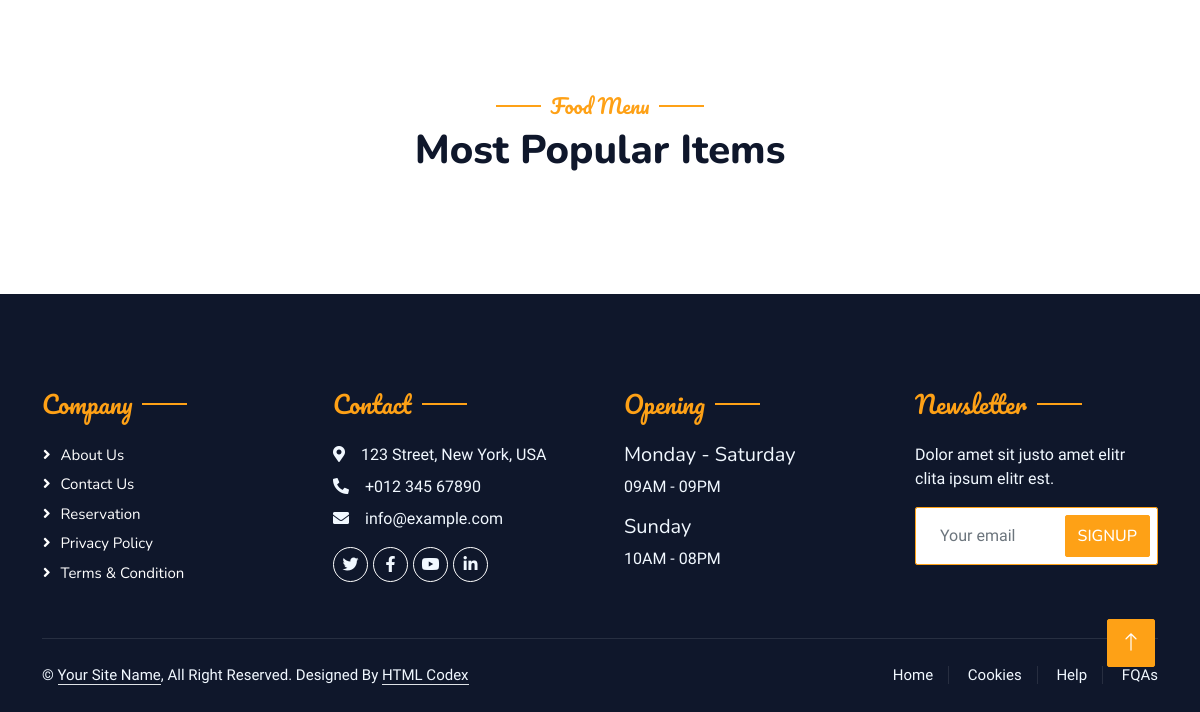
/menu/ (lower part), run on an earlier commit of the app's database.
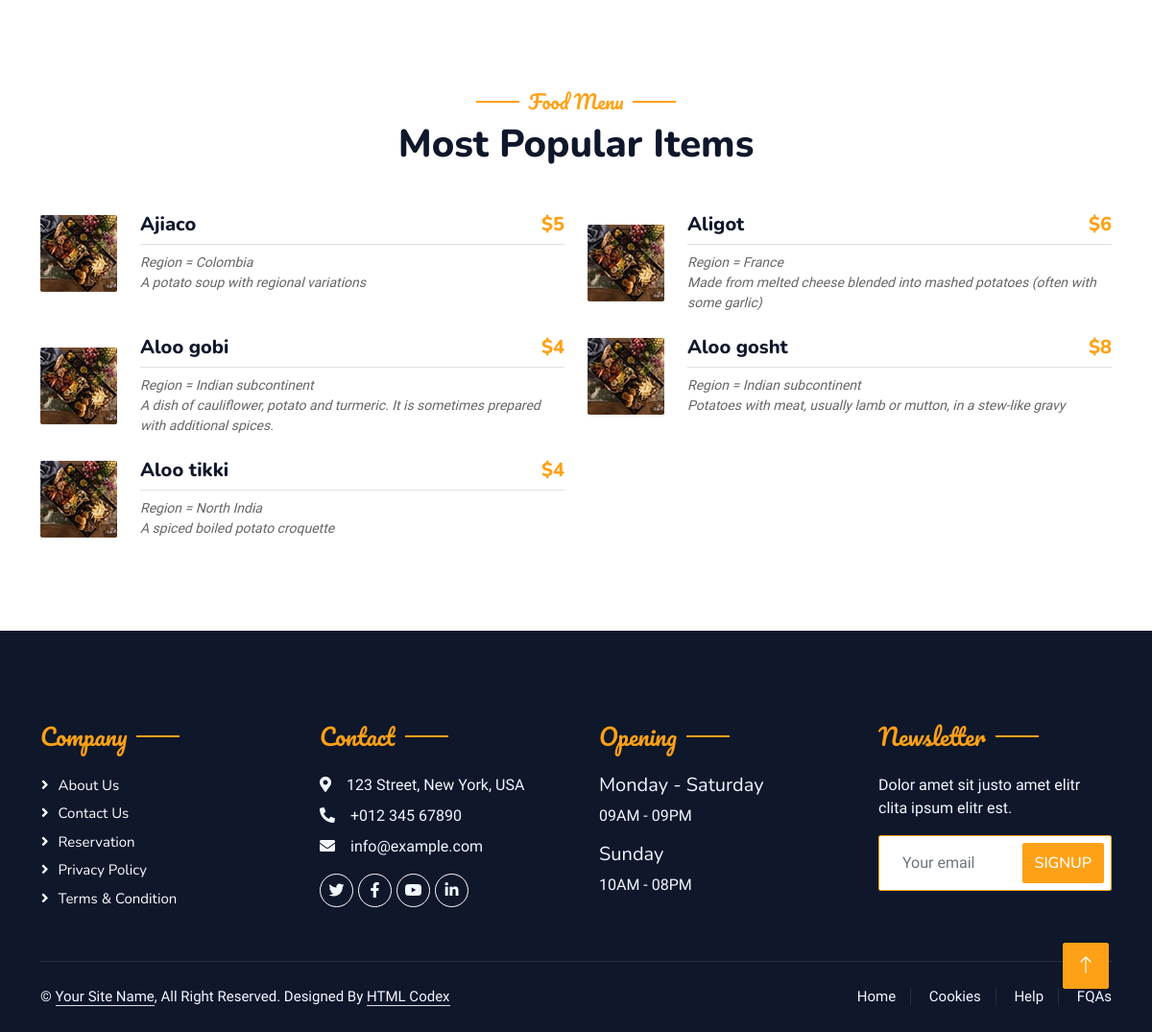
And on a later commit of the database.
### home/models.py (models this page shows, shortened)
class Items(models.Model):
    name = models.CharField(max_length=20)
    region = models.CharField(max_length=20, null=True)
    price = models.IntegerField()
    description = models.TextField(max_length=200)

### home/views.py (the view)
# urls.py: path("menu/", menu, name="menu"),
def menu(request):
    context = {
        "items": Items.objects.all()
    }
    return render(request, "menu.html", context)

### template/menu.html (shortened to what this page needs)
{% extends 'base.html' %}
{% block myblock %}
        <div class="container-xxl py-5">
            <div class="container">
                <div class="text-center wow fadeInUp" data-wow-delay="0.1s">
                    <h5 class="section-title ff-secondary text-center text-primary fw-normal">Food Menu</h5>
                    <h1 class="mb-5">Most Popular Items</h1>
                </div>
                <div class="tab-class text-center wow fadeInUp" data-wow-delay="0.1s">
                    <div class="tab-content">
                        <div id="tab-1" class="tab-pane fade show p-0 active">
                            <div class="row g-4">
                                {% for item in items %}
                                <div class="col-lg-6">
                                    <div class="d-flex align-items-center">
                                        <img class="flex-shrink-0 img-fluid rounded" src="img/menu-1.jpg" alt="" style="width: 80px;">
                                        <div class="w-100 d-flex flex-column text-start ps-4">
                                            <h5 class="d-flex justify-content-between border-bottom pb-2">
                                                <span>{{ item.name }}</span>
                                                <span class="text-primary">${{ item.price }}</span>
                                            </h5>
                                            <small class="fst-italic">Region = {{ item.region }}</small>
                                            <small class="fst-italic">{{ item.description }}</small>
                                        </div>
                                    </div>
                                </div>
                                {% endfor %}
                            </div>
                        </div>
                    </div>
                </div>
            </div>
        </div>
{% endblock %}

### template/base.html (shortened to what this page needs)
<!DOCTYPE html>
{% load static %}
<html lang="en">
<head>
    <link rel="stylesheet" href="https://cdn.jsdelivr.net/npm/bootstrap-icons@1.10.5/font/bootstrap-icons.css">
    <link href="https://cdnjs.cloudflare.com/ajax/libs/font-awesome/5.10.0/css/all.min.css" rel="stylesheet">
    <link href="lib/animate/animate.min.css" rel="stylesheet">
    <link href="{% static 'lib/owlcarousel/assets/owl.carousel.min.css' %}" rel="stylesheet">
    <link href="{% static 'lib/tempusdominus/css/tempusdominus-bootstrap-4.min.css' %}" rel="stylesheet" />
    <link href="{% static 'css/bootstrap.min.css' %}" rel="stylesheet">
    <link href="{% static 'css/style.css' %}" rel="stylesheet">
</head>
<body>
    <div class="container-xxl bg-white p-0">
{% block myblock %}
{% endblock %}
        <div class="container-fluid bg-dark text-light footer pt-5 mt-5 wow fadeIn" data-wow-delay="0.1s">
            <div class="container py-5">
                <div class="row g-5">
                    <div class="col-lg-3 col-md-6">
                        <h4 class="section-title ff-secondary text-start text-primary fw-normal mb-4">Company</h4>
                        <a class="btn btn-link" href="">About Us</a>
                        <a class="btn btn-link" href="">Contact Us</a>
                        <a class="btn btn-link" href="">Reservation</a>
                        <a class="btn btn-link" href="">Privacy Policy</a>
                        <a class="btn btn-link" href="">Terms & Condition</a>
                    </div>
                    <div class="col-lg-3 col-md-6">
                        <h4 class="section-title ff-secondary text-start text-primary fw-normal mb-4">Contact</h4>
                        <p class="mb-2"><i class="fa fa-map-marker-alt me-3"></i>123 Street, New York, USA</p>
                        <p class="mb-2"><i class="fa fa-phone-alt me-3"></i>+012 345 67890</p>
                        <p class="mb-2"><i class="fa fa-envelope me-3"></i>info@example.com</p>
                        <div class="d-flex pt-2">
                            <a class="btn btn-outline-light btn-social" href=""><i class="fab fa-twitter"></i></a>
                            <a class="btn btn-outline-light btn-social" href=""><i class="fab fa-facebook-f"></i></a>
                            <a class="btn btn-outline-light btn-social" href=""><i class="fab fa-youtube"></i></a>
                            <a class="btn btn-outline-light btn-social" href=""><i class="fab fa-linkedin-in"></i></a>
                        </div>
                    </div>
                    <div class="col-lg-3 col-md-6">
                        <h4 class="section-title ff-secondary text-start text-primary fw-normal mb-4">Opening</h4>
                        <h5 class="text-light fw-normal">Monday - Saturday</h5>
                        <p>09AM - 09PM</p>
                        <h5 class="text-light fw-normal">Sunday</h5>
                        <p>10AM - 08PM</p>
                    </div>
                    <div class="col-lg-3 col-md-6">
                        <h4 class="section-title ff-secondary text-start text-primary fw-normal mb-4">Newsletter</h4>
                        <p>Dolor amet sit justo amet elitr clita ipsum elitr est.</p>
                        <div class="position-relative mx-auto" style="max-width: 400px;">
                            <input class="form-control border-primary w-100 py-3 ps-4 pe-5" type="text" placeholder="Your email">
                            <button type="button" class="btn btn-primary py-2 position-absolute top-0 end-0 mt-2 me-2">SignUp</button>
                        </div>
                    </div>
                </div>
            </div>
            <div class="container">
                <div class="copyright">
                    <div class="row">
                        <div class="col-md-6 text-center text-md-start mb-3 mb-md-0">
                            &copy; <a class="border-bottom" href="#">Your Site Name</a>, All Right Reserved.
							Designed By <a class="border-bottom" href="https://htmlcodex.com">HTML Codex</a>
                        </div>
                        <div class="col-md-6 text-center text-md-end">
                            <div class="footer-menu">
                                <a href="">Home</a>
                                <a href="">Cookies</a>
                                <a href="">Help</a>
                                <a href="">FQAs</a>
                            </div>
                        </div>
                    </div>
                </div>
            </div>
        </div>
        <a href="#" class="btn btn-lg btn-primary btn-lg-square back-to-top"><i class="bi bi-arrow-up"></i></a>
    </div>
</body>
</html>

### static/css/style.css (style rules this page uses)
:root { --primary: #FEA116; --light: #F1F8FF; --dark: #0F172B; }
.ff-secondary { font-family: 'Pacifico', cursive; }
.back-to-top { position: fixed; display: none; right: 45px; bottom: 45px; z-index: 99; }
.btn { font-family: 'Nunito', sans-serif; font-weight: 500; text-transform: uppercase; transition: .5s; }
.btn.btn-primary, .btn.btn-secondary { color: #FFFFFF; }
.btn-lg-square { width: 48px; height: 48px; }
.btn-square, .btn-sm-square, .btn-lg-square { padding: 0; display: flex; align-items: center; justify-content: center; font-weight: normal; border-radius: 2px; }
.section-title { position: relative; display: inline-block; }
.section-title::before { position: absolute; content: ""; width: 45px; height: 2px; top: 50%; left: -55px; margin-top: -1px; background: var(--primary); }
.section-title::after { position: absolute; content: ""; width: 45px; height: 2px; top: 50%; right: -55px; margin-top: -1px; background: var(--primary); }
.section-title.text-start::before, .section-title.text-end::after { display: none; }
.footer .btn.btn-social { margin-right: 5px; width: 35px; height: 35px; display: flex; align-items: center; justify-content: center; color: var(--light); border: 1px solid #FFFFFF; border-radius: 35px; transition: .3s; }
.footer .btn.btn-link { display: block; margin-bottom: 5px; padding: 0; text-align: left; color: #FFFFFF; font-size: 15px; font-weight: normal; text-transform: capitalize; transition: .3s; }
.footer .btn.btn-link::before { position: relative; content: "\f105"; font-family: "Font Awesome 5 Free"; font-weight: 900; margin-right: 10px; }
.footer .copyright { padding: 25px 0; font-size: 15px; border-top: 1px solid rgba(256, 256, 256, .1); }
.footer .copyright a { color: var(--light); }
.footer .footer-menu a { margin-right: 15px; padding-right: 15px; border-right: 1px solid rgba(255, 255, 255, .1); }
.footer .footer-menu a:last-child { margin-right: 0; padding-right: 0; border-right: none; }

What changed in the data, as far as the page shows it:
added Items: name "Ajiaco", price "5", region "Colombia", description "A potato soup with regional variations"
added Items: name "Aligot", price "6", region "France", description "Made from melted cheese blended into mashed potatoes (often with some garlic)"
added Items: name "Aloo gobi", price "4", region "Indian subcontinent", description "A dish of cauliflower, potato and turmeric. It is sometimes prepared with additional spices."
added Items: name "Aloo gosht", price "8", region "Indian subcontinent", description "Potatoes with meat, usually lamb or mutton, in a stew-like gravy"
added Items: name "Aloo tikki", price "4", region "North India", description "A spiced boiled potato croquette"
